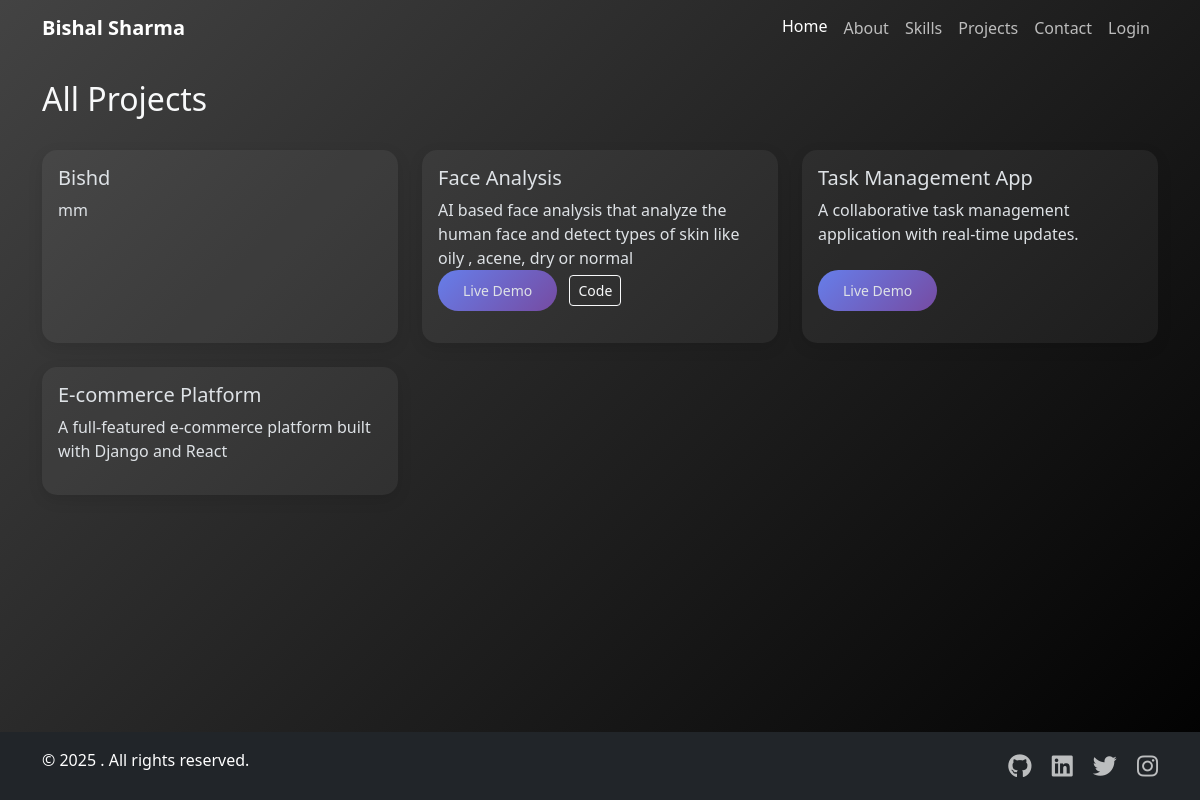
/projects/, run on the app's committed database.
### projects/models.py (models this page shows, shortened)
class Project(models.Model):
    user = models.ForeignKey(User, on_delete=models.CASCADE)
    title = models.CharField(
        max_length=100,
        validators=[MinLengthValidator(3)],
        help_text="Title of the project"
    )
    slug = models.SlugField(
        max_length=100,
        unique=True,
        blank=True,
        help_text="URL-friendly version of the title (auto-generated)"
    )
    short_description = models.CharField(
        max_length=200,
        help_text="Brief description (max 200 chars)"
    )
    github_url = models.URLField(
        blank=True,
        null=True,
        help_text="URL to GitHub repository"
    )
    live_url = models.URLField(
        blank=True,
        null=True,
        help_text="URL to live demo"
    )
    is_featured = models.BooleanField(
        default=False,
        help_text="Feature this project prominently"
    )
    display_order = models.PositiveIntegerField(
        default=0,
        help_text="Higher numbers appear first"
    )
    created_at = models.DateTimeField(auto_now_add=True)
    updated_at = models.DateTimeField(auto_now=True)
    class Meta:
        ordering = ['-display_order', '-created_at']

### projects/views.py (the view)
# urls.py: path('projects/', views.projects_list, name='projects_list'),
def projects_list(request):
    projects = Project.objects.all()
    return render(request, 'projects/projects_list.html', {'projects': projects})

### projects/templates/projects/projects_list.html (shortened to what this page needs)
{% extends "home/base.html" %}
{% load static %}
{% block content %}
<section class="section">
  <div class="container">
    <div class="d-flex justify-content-between align-items-center mb-4">
      <h2>All Projects</h2>
    </div>
    <div class="row g-4">
      {% for project in projects %}
      <div class="col-md-4">
        <div class="card card-custom h-100">
          <div class="card-body d-flex flex-column">
            <div class="flex-grow-1">
              <h5 class="card-title">{{ project.title }}</h5>
              <p class="card-text">{{ project.short_description }}</p>
            </div>
            <div class="mb-3">
              {% if project.live_url %}
                <a href="{{ project.live_url }}" class="btn btn-sm btn-primary-custom me-2" target="_blank">Live Demo</a>
              {% endif %}
              {% if project.github_url %}
                <a href="{{ project.github_url }}" class="btn btn-sm btn-outline-light me-2" target="_blank">Code</a>
              {% endif %}
            </div>
          </div>
        </div>
      </div>
      {% empty %}
      <div class="col-12">
        <div class="alert alert-info">No projects found.</div>
      </div>
      {% endfor %}
    </div>
  </div>
</section>
{% endblock content %}

### home/templates/home/base.html (shortened to what this page needs)
{% load static %}
<!DOCTYPE html>
<html lang="en" data-bs-theme="dark">
<head>
    <link href="https://cdn.jsdelivr.net/npm/bootstrap@5.3.2/dist/css/bootstrap.min.css" rel="stylesheet">
    <link rel="stylesheet" href="https://cdnjs.cloudflare.com/ajax/libs/font-awesome/6.4.0/css/all.min.css">
    <link rel="stylesheet" href="{% static "css/home.css" %}">
</head>
<body class="gradient-bg d-flex flex-column min-vh-100">
  {% include "home/pop_message.html" %}
    <nav class="navbar navbar-expand-lg navbar-dark fixed-top">
        <div class="container">
            <a class="navbar-brand fw-bold" href="{% url 'home1' %}">Bishal Sharma</a>
            <div class="offcanvas offcanvas-end bg-dark w-50 " tabindex="-1" id="navbarOffcanvas">
                <div class="offcanvas-body">
                    <ul class="navbar-nav ms-auto">
                        <li class="nav-item">
                            <a class="nav-link active" href="{% url 'home' %}">Home</a>
                        </li>
                        <li class="nav-item">
                            <a class="nav-link" href="#about">About</a>
                        </li>
                        <li class="nav-item">
                            <a class="nav-link" href="#skills">Skills</a>
                        </li>
                        <li class="nav-item">
                            <a class="nav-link" href="#projects">Projects</a>
                        </li>
                        <li class="nav-item">
                            <a class="nav-link" href="#contact">Contact</a>
                        </li>
                        {% if user.is_authenticated %}
                            <li class="nav-item">
                                <a class="nav-link" href="{% url 'account_dashboard' %}">
                                    </i> Dashboard
                                </a>
                            </li>
                            <li class="nav-item">
                                <a class="nav-link" href="{% url 'account_logout' %}">
                                    </i> Logout
                                </a>
                            </li>
                        {% else %}
                            <li class="nav-item">
                                <a class="nav-link" href="{% url 'account_login' %}">
                                    </i> Login
                                </a>
                            </li>
                        {% endif %}
                    </ul>
                </div>
            </div>
        </div>
    </nav>
    {% block content %}{% endblock content %}
    <footer class="footer bg-dark text-white py-3 mt-auto ">
        <div class="container container text-center" >
            <div class="row">
                <div class="col-md-6 text-center text-md-start">
                    <p class="mb-0">© 2025 {{name}} . All rights reserved.</p>
                </div>
                <div class="col-md-6 text-center text-md-end">
                    <a href="https://github.com/Biswaa000" target="_blank" class="social-icon me-3"><i class="fab fa-github"></i></a>
                    <a href="https://www.linkedin.com/in/bishalsharma001/" target='next' class="social-icon me-3"><i class="fab fa-linkedin"></i></a>
                    <a href="https://x.com/BishalShar4663" target='next' class="social-icon me-3"><i class="fab fa-twitter"></i></a>
                    <a href="https://www.instagram.com/bishalsharma000/" target="next" class="social-icon"><i class="fab fa-instagram"></i></a>
                </div>
            </div>
        </div>
    </footer>
</body>
</html>

### home/templates/home/pop_message.html (shortened to what this page needs)
</head>
<body class="gradient-bg">

### home/static/css/home.css (style rules this page uses)
:root { --primary-gradient: linear-gradient(135deg, #667eea 0%, #764ba2 100%); --secondary-gradient: linear-gradient(135deg, #434343 0%, #000000 100%); --dark-bg: #121212; --darker-bg: #0a0a0a; }
body { background: var(--dark-bg); color: #f8f9fa; font-family: 'Segoe UI', Tahoma, Geneva, Verdana, sans-serif; }
.gradient-bg { background: var(--secondary-gradient); min-height: 100vh; }
.nav-link { color: rgba(255, 255, 255, 0.7); transition: all 0.3s ease; }
.nav-link:hover, .nav-link.active { color: white; transform: translateY(-2px); }
.social-icon { font-size: 1.5rem; color: rgba(255, 255, 255, 0.7); transition: all 0.3s ease; }
.section { padding: 80px 0; }
.card-custom { background: rgba(255, 255, 255, 0.05); border: none; border-radius: 15px; overflow: hidden; transition: all 0.3s ease; box-shadow: 0 5px 15px rgba(0, 0, 0, 0.1); }
.btn-primary-custom { background: var(--primary-gradient); border: none; padding: 10px 25px; border-radius: 30px; font-weight: 500; transition: all 0.3s ease; }
.footer { background: var(--darker-bg); padding: 30px 0; }

### data on the page
Project: title "Bishd", short_description "mm"
Project: title "Face Analysis", short_description "AI based face analysis that analyze the human face and detect types of skin like oily , acene, dry or normal"
Project: title "Task Management App", short_description "A collaborative task management application with real-time updates."
Project: title "E-commerce Platform", short_description "A full-featured e-commerce platform built with Django and React"
